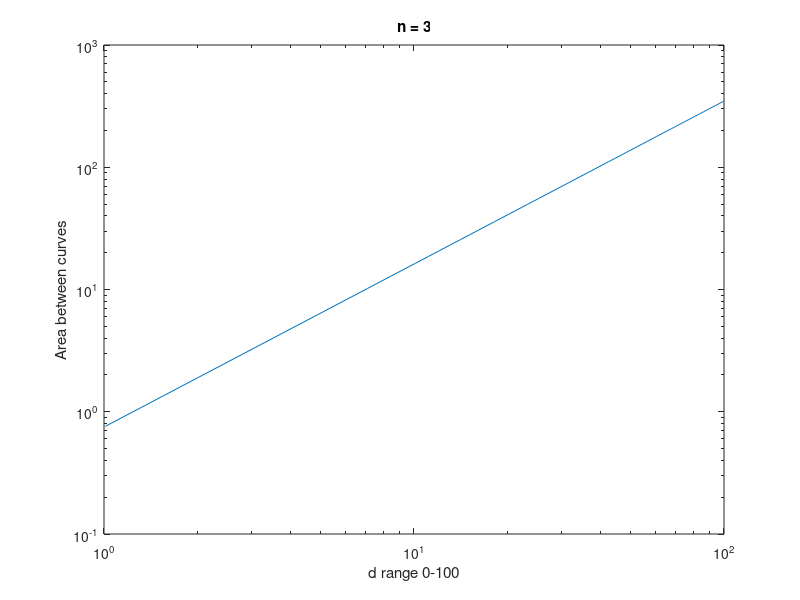

Write MATLAB code to recreate this figure.


X=linspace(0,100);
n = 3;

for i=1:100
    Y(i) = X(i).^(1+n.^(-1))+(-1).*(X(i).^(n.^(-1))).^(1+n).*(1+n).^(-1);
end

loglog(X,Y)
xlabel('d range 0-100')
ylabel('Area between curves')
title('n = 3')